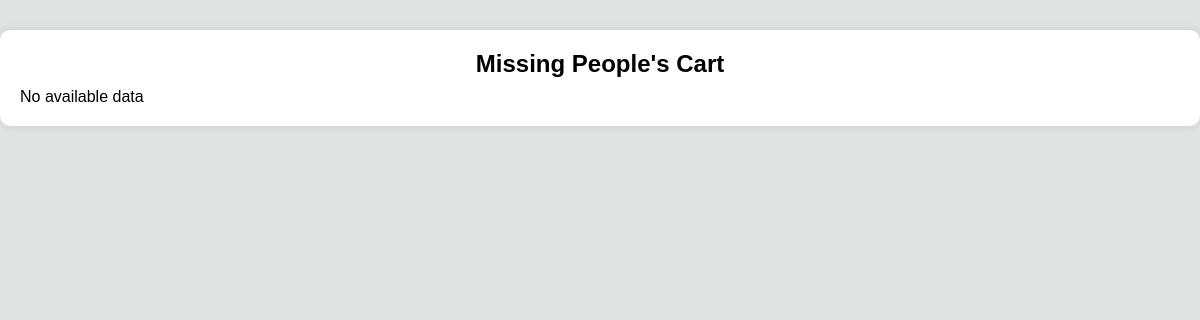
The app's page /case_cart/ (signed in), older data.
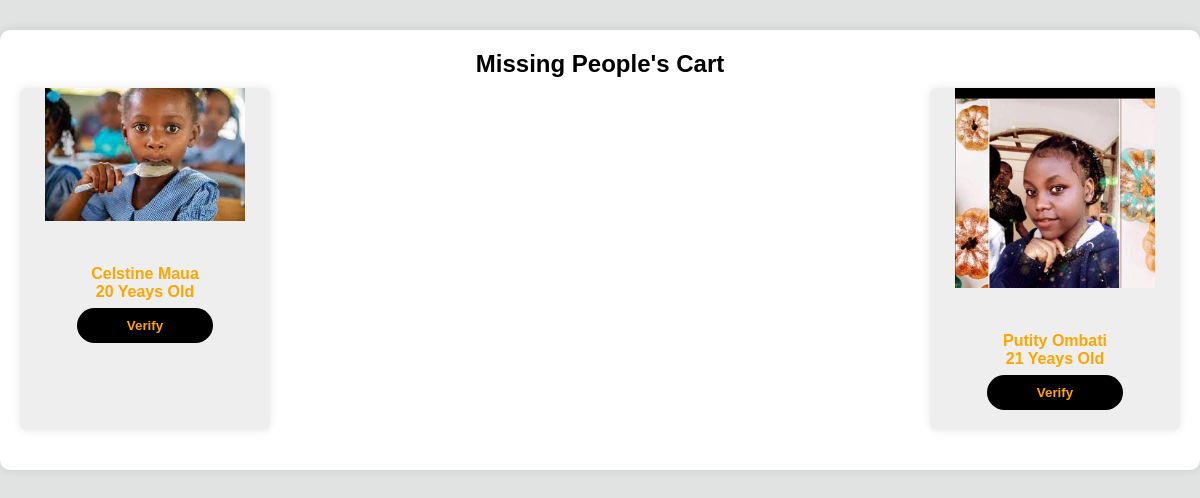
The same page, newer data.
### picApp/models.py (models this page shows, shortened)
class MissingChild(models.Model):
    GENDER_CHOICES = (
        ('M', 'Male'),
        ('F', 'Female'),
        ('O', 'Other'),
    )
    name = models.CharField(max_length=100)
    age = models.PositiveIntegerField(default=0)
    gender = models.CharField(max_length=1, choices=GENDER_CHOICES, default='O')
    image = models.ImageField(upload_to='')
    image_encoding = models.BinaryField()
    date_missing = models.DateField()
    place_of_birth = models.CharField(max_length=100)
    last_seen = models.CharField(max_length=100)
    guardian_name = models.CharField(max_length=100)
    guardian_contact = models.CharField(max_length=50)
    isverified = models.BooleanField(default=False)
    class Meta:
        unique_together = ('name', 'age', 'gender', 'date_missing')

### picApp/views.py (the view)
# urls.py: path('case_cart/', case_cart, name="cart"),
@login_required
def case_cart(request):
    cases = MissingChild.objects.filter(isverified=False)
    return render(request,'picApp/cart.html', {"cases":cases})

### picApp/templates/picApp/cart.html (shortened to what this page needs)
{% load static %}
<!DOCTYPE html>
<html lang="en">
<head>
    <link rel="stylesheet" href="{% static 'style.css' %}">
</head>
<body>
    <div class="container mt-4">
        <h2>Missing People's Cart</h2>
        <div class="missing-person">
            {% if cases %}
            {% for c in cases %}
            <div class="missing">
                <div class="missing-img">
                    <img src="{{ c.image.url }}" alt="missing person image">
                </div>
                <div class="missing-name">
                    <h4><b>{{ c.name}}</b></h4>
                    <p><b>{{ c.age }} Yeays Old</b></p>
                    <a href="{% url 'verify_case' c.id %}"><button class="btn btn-primary"><b>Verify</b></button></a>
                </div>
            </div>
           {% endfor %}
           {% else %}
             <p>No available data</p>
           {% endif %}
        </div>
    </div>
</body>
</html>

Row changes from the older to the newer data that the page shows:
added MissingChild: image (picture), name "Celstine Maua", age "20"
added MissingChild: image (picture), name "Putity Ombati", age "21"
Text that changed along with them:
text no longer shown: "No available data"
